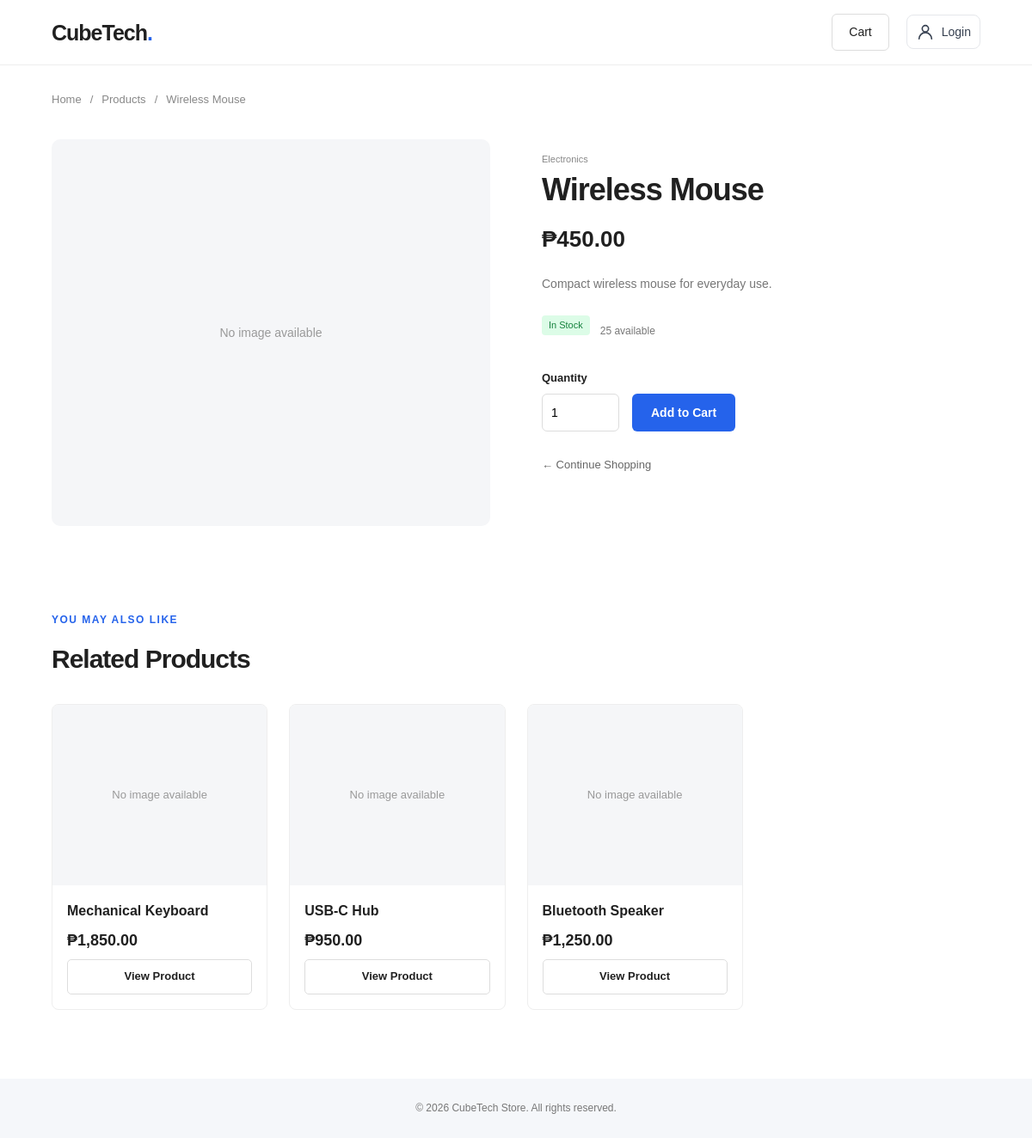
Screenshot of /product-details.php?id=1 with the database file from the repository.
### tables this page shows
CREATE TABLE products (
    id INT AUTO_INCREMENT PRIMARY KEY,
    category_id INT NOT NULL,
    name VARCHAR(150) NOT NULL,
    description TEXT,
    image VARCHAR(255) DEFAULT NULL,
    price DECIMAL(10,2) NOT NULL,
    stock INT NOT NULL DEFAULT 0,
    is_active TINYINT(1) NOT NULL DEFAULT 1,
    created_at TIMESTAMP DEFAULT CURRENT_TIMESTAMP,
    updated_at TIMESTAMP DEFAULT CURRENT_TIMESTAMP
        ON UPDATE CURRENT_TIMESTAMP,

    CONSTRAINT fk_products_category
        FOREIGN KEY (category_id)
        REFERENCES categories(id)
        ON DELETE RESTRICT,

    CONSTRAINT chk_products_price CHECK (price > 0),
    CONSTRAINT chk_products_stock CHECK (stock >= 0),

    INDEX idx_products_category (category_id),
    INDEX idx_products_active (is_active)
);

CREATE TABLE categories (
    id INT AUTO_INCREMENT PRIMARY KEY,
    name VARCHAR(100) NOT NULL UNIQUE,
    created_at TIMESTAMP DEFAULT CURRENT_TIMESTAMP
);

### app/models/Product.php (called while the page is built, shortened)
<?php
class Product
{
    private PDO $pdo;
    public function __construct(PDO $pdo)
    {
        $this->pdo = $pdo;
    }
    public function getProductById(int $id): ?array
    {
        $sql = "
            SELECT p.*, c.name AS category_name
            FROM products p
            JOIN categories c ON p.category_id = c.id
            WHERE p.id = :id
            AND p.is_active = 1
            LIMIT 1
        ";
        $stmt = $this->pdo->prepare($sql);
        $stmt->execute(['id' => $id]);
        $product = $stmt->fetch();
        return $product ?: null;
    }
    public function getRelatedProducts(
        int $categoryId,
        int $currentProductId
    ): array {
        $sql = "
            SELECT *
            FROM products
            WHERE category_id = :category_id
            AND id != :current_id
            AND is_active = 1
            ORDER BY created_at DESC
            LIMIT 3
        ";
        $stmt = $this->pdo->prepare($sql);
        $stmt->execute([
            'category_id' => $categoryId,
            'current_id' => $currentProductId
        ]);
        return $stmt->fetchAll();
    }
}

### public/product-details.php (the view, shortened to what this page needs)
<?php
$pdo = require __DIR__ . '/../app/config/database.php';
require_once __DIR__ . '/../app/models/Product.php';
$productModel = new Product($pdo);
$productId = filter_input(INPUT_GET, 'id', FILTER_VALIDATE_INT);
$product = $productModel->getProductById($productId);
$relatedProducts = $productModel->getRelatedProducts(
    (int) $product['category_id'],
    (int) $product['id']
);
$imageFile = basename($product['image'] ?? '');
$imagePath = __DIR__ . '/assets/images/' . $imageFile;
?>
<!DOCTYPE html>
<html lang="en">
<head>
    <link rel="stylesheet" href="assets/css/style.css">
</head>
<body>
<header class="navbar">
    <div class="container nav-content">
        <a href="index.php" class="logo">
            CubeTech<span>.</span>
        </a>
        <div class="nav-actions">
            <a href="cart.php" class="cart-link">Cart</a>
            <div class="account-menu">
                <button
                    type="button"
                    class="account-menu-toggle"
                    id="accountMenuToggle"
                    aria-expanded="false"
                    aria-controls="accountDropdown"
                >
                    <svg viewBox="0 0 24 24" width="22" height="22"
                         fill="none" stroke="currentColor" stroke-width="1.8"
                         stroke-linecap="round" stroke-linejoin="round">
                        <circle cx="12" cy="8" r="4"></circle>
                        <path d="M4 21c0-4.4 3.6-8 8-8s8 3.6 8 8"></path>
                    </svg>
                    <span>
                        <?= !empty($_SESSION['customer_id'])
                            ? htmlspecialchars($_SESSION['customer_name'])
                            : 'Login' ?>
                    </span>
                </button>
            </div>
        </div>
    </div>
</header>
<main class="container details-page">
    <div class="breadcrumb">
        <a href="index.php">Home</a>
        <span>/</span>
        <a href="index.php#products">Products</a>
        <span>/</span>
        <span><?= htmlspecialchars($product['name']) ?></span>
    </div>
    <section class="product-details">
        <div class="details-image">
            <?php if ($imageFile !== '' && is_file($imagePath)): ?>
                <img
                    src="assets/images/<?= rawurlencode($imageFile) ?>"
                    alt="<?= htmlspecialchars($product['name']) ?>"
                >
            <?php else: ?>
                <div class="image-placeholder">
                    No image available
                </div>
            <?php endif; ?>
        </div>
        <div class="details-info">
            <p class="product-category">
                <?= htmlspecialchars($product['category_name']) ?>
            </p>
            <h1><?= htmlspecialchars($product['name']) ?></h1>
            <p class="details-price">
                ₱<?= number_format((float) $product['price'], 2) ?>
            </p>
            <p class="details-description">
                <?= nl2br(htmlspecialchars(
                    $product['description'] ?? 'No description available.'
                )) ?>
            </p>
            <div class="details-stock">
                <?php if ((int) $product['stock'] > 0): ?>
                    <span class="stock-status available">
                        In Stock
                    </span>
                    <span class="stock-quantity">
                        <?= (int) $product['stock'] ?> available
                    </span>
                <?php else: ?>
                    <span class="stock-status unavailable">
                        Out of Stock
                    </span>
                <?php endif; ?>
            </div>
            <?php if ((int) $product['stock'] > 0): ?>
                <form action="cart.php" method="POST" class="add-cart-form">
                    <div class="quantity-control">
                        <label for="quantity">Quantity</label>
                        <input
                            type="number"
                            id="quantity"
                            name="quantity"
                            value="1"
                            min="1"
                            max="<?= (int) $product['stock'] ?>"
                            required
                        >
                    </div>
                    <button type="submit" class="primary-button add-cart-button">
                        Add to Cart
                    </button>
                </form>
            <?php else: ?>
                <button class="primary-button add-cart-button" disabled>
                    Out of Stock
                </button>
            <?php endif; ?>
            <a href="index.php" class="back-link">
                ← Continue Shopping
            </a>
        </div>
    </section>
    <?php if (!empty($relatedProducts)): ?>
        <section class="related-section">
            <div class="section-heading">
                <div>
                    <p class="eyebrow">YOU MAY ALSO LIKE</p>
                    <h2>Related Products</h2>
                </div>
            </div>
            <div class="product-grid">
                <?php foreach ($relatedProducts as $related): ?>
                    <?php
                    $relatedImage = basename($related['image'] ?? '');
                    $relatedImagePath = __DIR__ . '/assets/images/' . $relatedImage;
                    ?>
                    <article class="product-card">
                        <a
                            href="product-details.php?id=<?= (int) $related['id'] ?>"
                            class="product-image"
                        >
                            <?php if (
                                $relatedImage !== '' &&
                                is_file($relatedImagePath)
                            ): ?>
                                <img
                                    src="assets/images/<?= rawurlencode($relatedImage) ?>"
                                    alt="<?= htmlspecialchars($related['name']) ?>"
                                >
                            <?php else: ?>
                                <div class="image-placeholder">
                                    No image available
                                </div>
                            <?php endif; ?>
                        </a>
                        <div class="product-info">
                            <h3>
                                <?= htmlspecialchars($related['name']) ?>
                            </h3>
                            <p class="product-price">
                                ₱<?= number_format((float) $related['price'], 2) ?>
                            </p>
                            <a
                                href="product-details.php?id=<?= (int) $related['id'] ?>"
                                class="product-button"
                            >
                                View Product
                            </a>
                        </div>
                    </article>
                <?php endforeach; ?>
            </div>
        </section>
    <?php endif; ?>
</main>
<footer class="footer">
    <div class="container">
        <p>© <?= date('Y') ?> CubeTech Store. All rights reserved.</p>
    </div>
</footer>
</body>
</html>

### public/assets/css/style.css (style rules this page uses)
* { margin: 0; padding: 0; box-sizing: border-box; }
body { font-family: Arial, Helvetica, sans-serif; background: #ffffff; color: #202020; line-height: 1.6; }
a { text-decoration: none; color: inherit; }
.container { width: min(1150px, 90%); margin: 0 auto; }
.navbar { background: #ffffff; border-bottom: 1px solid #eeeeee; }
.nav-content { min-height: 75px; display: flex; align-items: center; justify-content: space-between; }
.logo { display: inline-flex; align-items: center; font-size: 25px; font-weight: 800; letter-spacing: -1px; text-decoration: none; }
.logo span { color: #2563eb; }
.cart-link { border: 1px solid #dddddd; padding: 9px 19px; border-radius: 6px; font-size: 14px; }
.eyebrow { color: #2563eb; font-size: 12px; font-weight: 700; letter-spacing: 1.5px; margin-bottom: 12px; }
.primary-button { display: inline-block; background: #2563eb; color: white; padding: 12px 22px; border-radius: 6px; font-size: 14px; font-weight: 600; }
.section-heading { display: flex; align-items: end; justify-content: space-between; margin-bottom: 28px; }
.section-heading h2 { font-size: 30px; letter-spacing: -1px; }
.product-grid { display: grid; grid-template-columns: repeat(4, minmax(0, 1fr)); gap: 25px; }
.product-card { border: 1px solid #eeeeee; border-radius: 8px; overflow: hidden; background: white; transition: box-shadow 0.2s, transform 0.2s; }
.product-image { display: block; height: 210px; background: #f5f6f8; overflow: hidden; }
.image-placeholder { width: 100%; height: 100%; display: flex; align-items: center; justify-content: center; color: #999999; font-size: 13px; }
.product-info { padding: 17px; }
.product-category { font-size: 11px; color: #888888; margin-bottom: 5px; }
.product-info h3 { font-size: 16px; font-weight: 600; margin-bottom: 7px; }
.product-price { font-size: 18px; font-weight: 700; margin-bottom: 8px; }
.stock-status { display: inline-block; font-size: 11px; padding: 3px 8px; border-radius: 4px; margin-bottom: 15px; }
.available { color: #15803d; background: #dcfce7; }
.product-button { display: block; text-align: center; padding: 9px; border: 1px solid #dddddd; border-radius: 5px; font-size: 13px; font-weight: 600; }
.footer { background: #f5f7fa; padding: 25px 0; color: #777777; font-size: 12px; text-align: center; }
.details-page { padding-top: 30px; padding-bottom: 80px; }
.breadcrumb { display: flex; flex-wrap: wrap; gap: 10px; font-size: 13px; color: #888888; margin-bottom: 35px; }
.product-details { display: grid; grid-template-columns: 1fr 1fr; gap: 60px; align-items: start; }
.details-image { height: 450px; background: #f5f6f8; border-radius: 10px; overflow: hidden; }
.details-image .image-placeholder { font-size: 14px; }
.details-info { padding-top: 15px; }
.details-info h1 { font-size: 36px; letter-spacing: -1px; line-height: 1.2; margin-bottom: 15px; }
.details-price { font-size: 26px; font-weight: 700; margin-bottom: 20px; }
.details-description { color: #777777; font-size: 14px; margin-bottom: 25px; }
.details-stock { display: flex; align-items: center; gap: 12px; margin-bottom: 25px; }
.stock-quantity { font-size: 12px; color: #777777; }
.add-cart-form { display: flex; align-items: end; gap: 15px; margin-bottom: 25px; }
.quantity-control { display: flex; flex-direction: column; gap: 7px; }
.quantity-control label { font-size: 13px; font-weight: 600; }
.quantity-control input { width: 90px; height: 44px; padding: 0 10px; border: 1px solid #dddddd; border-radius: 6px; font-size: 14px; }
.add-cart-button { border: none; cursor: pointer; min-height: 44px; }
.back-link { display: inline-block; color: #666666; font-size: 13px; }
.related-section { margin-top: 100px; }
.nav-actions { display: flex; align-items: center; gap: 20px; }
.account-menu { position: relative; }
.account-menu-toggle { display: flex; align-items: center; gap: 8px; padding: 8px 10px; border: 1px solid #e5e7eb; border-radius: 8px; background: #ffffff; color: #374151; font-size: 14px; cursor: pointer; }

### rows the page displays
products: name "Wireless Mouse", category.name "Electronics", price "450.00", description "Compact wireless mouse for everyday use.", stock "25"
products: image "No image available", name "Mechanical Keyboard", price "1,850.00"
products: image "No image available", name "USB-C Hub", price "950.00"
products: image "No image available", name "Bluetooth Speaker", price "1,250.00"
